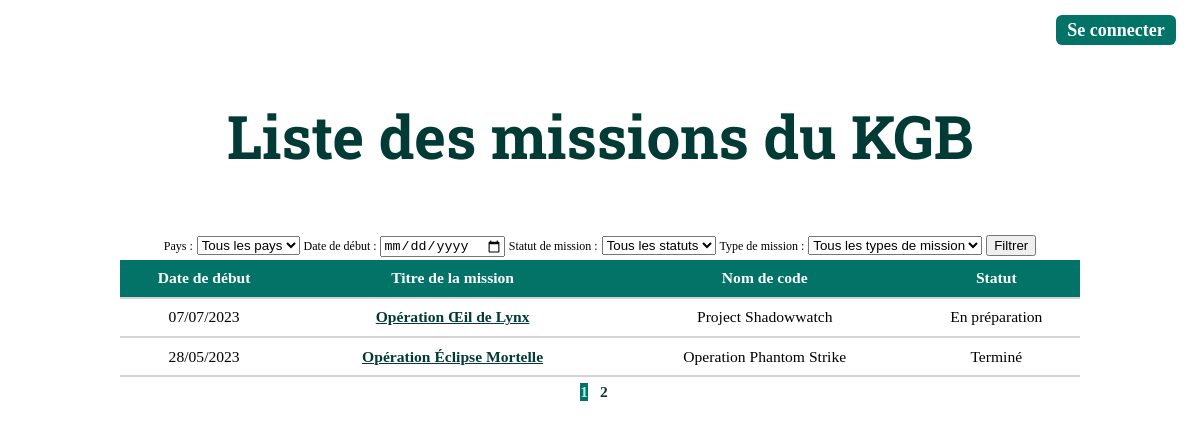
The page / on the database its author committed.
### tables this page shows
CREATE TABLE Missions
(
    id CHAR(36) PRIMARY KEY NOT NULL,
    title VARCHAR(250) NOT NULL,
    description TEXT(500) NOT NULL,
    codeName VARCHAR(250) NOT NULL UNIQUE,
    startDate DATE NOT NULL,
    endDate DATE NOT NULL,
    countrynationality_id INT NOT NULL,
    speciality_id INT NOT NULL,
    missionstatuses_id INT NOT NULL,
    missiontype_id INT NOT NULL,
    FOREIGN KEY (countrynationality_id) REFERENCES CountriesNationalities(id) ON DELETE CASCADE,
    FOREIGN KEY (speciality_id) REFERENCES Specialities(id) ON DELETE CASCADE,
    FOREIGN KEY (missionstatuses_id) REFERENCES MissionStatuses(id) ON DELETE CASCADE,
    FOREIGN KEY (missiontype_id) REFERENCES MissionTypes(id) ON DELETE CASCADE
);

CREATE TABLE MissionStatuses
(
    id INT PRIMARY KEY NOT NULL AUTO_INCREMENT,
    status VARCHAR(150) NOT NULL
);

### app/classes/Mission.php (called while the page is built, shortened)
<?php
require_once "Speciality.php";
require_once "MissionStatus.php";
require_once "MissionType.php";
require_once "CountryNationality.php";
class Mission
{
    private static \PDO $pdo;
    private static array $missions = [];
    public function __construct($pdo, string $id = '', string $title = '', string $description = '', string $codeName = '', string $startDate = '', string $endDate = '', ?CountryNationality $country = null, ?Speciality $speciality = null, ?MissionStatus $missionStatus = null, ?MissionType $missionType = null)
    {
        self::$pdo = $pdo;
        self::$missions[$id] = $this;
    }
    public static function getAllMissionsPagination(int $page, int $perPage): array
    {
        $offset = ($page - 1) * $perPage;
        $sort = isset($_GET['sort']) ? $_GET['sort'] : null;
        $validSortOptions = ['startDate', 'title', 'codeName', 'missionstatuses_id'];
        $sortField = in_array($sort, $validSortOptions) ? $sort : null;
        $query = "SELECT * FROM Missions";
        $query .= " LIMIT :offset, :perPage";
        $stmt = self::$pdo->prepare($query);
        $stmt->bindValue(':offset', $offset, \PDO::PARAM_INT);
        $stmt->bindValue(':perPage', $perPage, \PDO::PARAM_INT);
        $stmt->execute();
        $missionsData = $stmt->fetchAll(\PDO::FETCH_ASSOC);
        $sort = isset($_GET['sort']) ? $_GET['sort'] : null;
        $validSortOptions = ['startDate', 'title', 'codeName', 'missionstatuses_id'];
        $sortField = in_array($sort, $validSortOptions) ? $sort : null;
        $missions = [];
        foreach ($missionsData as $missionData) {
            $id = $missionData['id'];
            $title = $missionData['title'];
            $description = $missionData['description'];
            $codeName = $missionData['codeName'];
            $startDate = $missionData['startDate'];
            $endDate = $missionData['endDate'];
            $countryId = $missionData['countrynationality_id'];
            $specialityId = $missionData['speciality_id'];
            $missionStatusId = $missionData['missionstatuses_id'];
            $missionTypeId = $missionData['missiontype_id'];
            if (!isset(self::$missions[$id])) {
                $countryNationalityObj = new CountryNationality(self::$pdo);
                $country = $countryNationalityObj::getCountryNationalityById($countryId);
                $speciality = Speciality::getSpecialityById($specialityId);
                $missionStatus = MissionStatus::getMissionStatusById($missionStatusId);
                $missionType = MissionType::getMissionTypeById($missionTypeId);
                $mission = new Mission(self::$pdo, $id, $title, $description, $codeName, $startDate, $endDate, $country, $speciality, $missionStatus, $missionType);
                self::$missions[$id] = $mission;
            }
            $missions[] = self::$missions[$id];
        }
        return $missions;
    }
    public static function countMissions(): int
    {
        $query = "SELECT COUNT(*) AS total FROM Missions";
        $stmt = self::$pdo->prepare($query);
        $stmt->execute();
        $result = $stmt->fetch(\PDO::FETCH_ASSOC);
        return (int) $result['total'];
    }
}

### app/classes/CountryNationality.php (called while the page is built, shortened)
<?php
class CountryNationality
{
    private static \PDO $pdo;
    public function __construct($pdo, int $id = null, string $country = '', string $nationality = '')
    {
        self::$pdo = $pdo;
    }
    public static function getCountryNationalityById(int $id)
    {
        $query = "SELECT * FROM CountriesNationalities WHERE id = :id";
        $stmt = self::$pdo->prepare($query);
        $stmt->execute(['id' => $id]);
        $data = $stmt->fetch(\PDO::FETCH_ASSOC);
        $id = $data['id'];
        $country = $data['country'];
        $nationality = $data['nationality'];
        if ($data) {
            $countriesNationality = new CountryNationality(self::$pdo, $id, $country, $nationality);
            return $countriesNationality;
        }
        return null;
    }
}

### app/classes/Speciality.php (called while the page is built, shortened)
<?php
class Speciality
{
    private static \PDO $pdo;
    public function __construct($pdo, int $id = NULL, string $speciality = '')
    {
        self::$pdo = $pdo;
    }
    public static function getSpecialityById(int $id)
    {
        $query = "SELECT * FROM Specialities WHERE id = :id";
        $stmt = self::$pdo->prepare($query);
        $stmt->bindValue(':id', $id);
        $stmt->execute();
        $specialityDatas = $stmt->fetch(\PDO::FETCH_ASSOC);
        $id = $specialityDatas['id'];
        $specialityName = $specialityDatas['speciality'];
        if ($specialityDatas) {
            $speciality = new Speciality(self::$pdo, $id, $specialityName);
            return $speciality;
        }
        return null;
    }
}

### app/classes/MissionStatus.php (called while the page is built, shortened)
<?php
class MissionStatus
{
    private static \PDO $pdo;
    private static array $missionStatuses = [];
    public function __construct($pdo, int $id = NULL, string $status = '')
    {
        self::$pdo = $pdo;
        self::$missionStatuses[$id] = $this;
    }
    public static function getMissionStatusById(int $id)
    {
        if (isset(self::$missionStatuses[$id])) {
            return self::$missionStatuses[$id];
        }
        $query = "SELECT * FROM MissionStatuses WHERE id = :id";
        $stmt = self::$pdo->prepare($query);
        $stmt->execute(['id' => $id]);
        $statusDatas = $stmt->fetch(\PDO::FETCH_ASSOC);
        $id = $statusDatas['id'];
        $status = $statusDatas['status'];
        if ($statusDatas) {
            $missionStatus = new MissionStatus(self::$pdo, $id, $status);
            self::$missionStatuses[$id] = $missionStatus;
            return $missionStatus;
        }
        return null;
    }
    public static function getAllMissionStatuses(): array
    {
        $query = "SELECT * FROM MissionStatuses";
        $stmt = self::$pdo->prepare($query);
        $stmt->execute();
        $missionStatusesData = $stmt->fetchAll(\PDO::FETCH_ASSOC);
        $missionStatuses = [];
        foreach ($missionStatusesData as $missionStatusData) {
            $missionStatusId = $missionStatusData['id'];
            if (!isset(self::$missionStatuses[$missionStatusId])) {
                $missionStatus = new MissionStatus(self::$pdo, $missionStatusId, $missionStatusData['status']);
                self::$missionStatuses[$missionStatusId] = $missionStatus;
            }
            $missionStatuses[] = self::$missionStatuses[$missionStatusId];
        }
        return $missionStatuses;
    }
}

### app/classes/MissionType.php (called while the page is built, shortened)
<?php
class MissionType
{
    private static \PDO $pdo;
    public function __construct($pdo, int $id = NULL, string $type = '')
    {
        self::$pdo = $pdo;
    }
    public static function getMissionTypeById(int $id)
    {
        $query = "SELECT * FROM MissionTypes WHERE id = :id";
        $stmt = self::$pdo->prepare($query);
        $stmt->bindValue(':id', $id);
        $stmt->execute();
        $typeDatas = $stmt->fetch(\PDO::FETCH_ASSOC);
        $id = $typeDatas['id'];
        $type = $typeDatas['type'];
        if ($typeDatas) {
            $missionType = new MissionType(self::$pdo, $id, $type);
            return $missionType;
        }
        return null;
    }
}

### app/views/home.php (the view, shortened to what this page needs)
<?php
require_once '../classes/Mission.php';
require_once '../classes/Speciality.php';
require_once '../classes/MissionStatus.php';
require_once '../classes/MissionType.php';
require_once '../classes/CountryNationality.php';
$missionObj = new Mission($pdo);
$page = isset($_GET['page']) ? $_GET['page'] : 1;
$perPage = 2;
$totalItems = $missionObj::countMissions();
$totalPages = ceil($totalItems / $perPage);
$sort = isset($_GET['sort']) ? $_GET['sort'] : null;
$currentSortDir = isset($_GET['sortDir']) ? $_GET['sortDir'] : 'asc';
$nextSortDir = $currentSortDir === 'asc' ? 'desc' : 'asc';
$missions = $missionObj::getAllMissionsPagination($page, $perPage);
if (isset($_SESSION['filteredMissions'])) {
    $filteredMissions = $_SESSION['filteredMissions'];
    $missionsToShow = [];
    foreach ($filteredMissions as $missionData) {
        $id = $missionData->id;
        $missionObj = new Mission($pdo);
        $mission = $missionObj::getMissionById($id);
        $missionsToShow[] = $mission;
    }
    unset($_SESSION['filteredMissions']);
} else {
    $missionsToShow = $missions;
}
?>
<!DOCTYPE html>
<html lang="fr">
<head>
    <link rel="stylesheet" href="../../public/css/home.css">
</head>
<body>
    <header id="homeHeader">
        <div id="logContainer">
            <div id="logButton" class="button">
                <?php
                if (isset($_SESSION['admin'])) {
                    echo "<a href='../controllers/logControllers/logoutController.php' id='logLink' class='link'>Déconnexion</a>";
                } else {
                    echo "<a href='loginForm.php' id='logLink' class='link'>Se connecter</a>";
                }
                ?>
            </div>
        </div>
    </header>
    <h1>Liste des missions du KGB</h1>
        <div class="filterBar">
        <form method="post" action="../controllers/filterController.php">
            <label for="country" class="filterLabelText">Pays :</label>
            <select name="country" id="country">
                <option value="">Tous les pays</option>
            </select>
            <label for="startDate" class="filterLabelText">Date de début :</label>
            <input type="date" name="startDate" id="startDate">
            <label for="missionStatus" class="filterLabelText">Statut de mission :</label>
            <select name="missionStatus" id="missionStatus">
                <option value="">Tous les statuts</option>
            </select>
            <label for="missionType" class="filterLabelText">Type de mission :</label>
            <select name="missionType" id="missionType">
                <option value="">Tous les types de mission</option>
            </select>
            <button type="submit">Filtrer</button>
        </form>
    </div>
    <table>
        <tr>
            <th>
                <a href="?sort=startDate&sortDir=<?php echo $sort === 'startDate' ? $nextSortDir : 'asc'; ?>" class="thLink">
                    Date de début
                </a>
            </th>
            <th>
                <a href="?sort=title&sortDir=<?php echo $sort === 'title' ? $nextSortDir : 'asc'; ?>" class="thLink">
                    Titre de la mission
                </a>
            </th>
            <th>
                <a href="?sort=codeName&sortDir=<?php echo $sort === 'codeName' ? $nextSortDir : 'asc'; ?>" class="thLink">
                    Nom de code
                </a>
            </th>
            <th>
                <a href="?sort=missionstatuses_id&sortDir=<?php echo $sort === 'missionstatuses_id' ? $nextSortDir : 'asc'; ?>" class="thLink">
                    Statut
                </a>
            </th>
        </tr>
        <?php foreach ($missionsToShow as $mission) : ?>
            <tr>
                <td>
                    <?php
                    $startDate = $mission->getStartDate();
                    $startDateObj = DateTime::createFromFormat('Y-m-d', $startDate);
                    $formattedStartDate = $startDateObj->format('d/m/Y');
                    echo $formattedStartDate;
                    ?>
                </td>
                <td><a href="missionDetails.php?mission=<?php echo $mission->getId(); ?>"><?php echo $mission->getTitle(); ?></a></td>
                <td><?php echo $mission->getCodeName(); ?></td>
                <td>
                    <?php
                    $missionStatus = MissionStatus::getMissionStatusById($mission->getMissionStatus()->getId());
                    echo $missionStatus->getStatus();
                    ?>
                </td>
            </tr>
        <?php endforeach; ?>
    </table>
    <div class="pagination">
        <?php
        $currentPage = isset($_GET['page']) ? $_GET['page'] : 1;
        for ($i = 1; $i <= $totalPages; $i++) {
            $activeClass = ($currentPage == $i) ? 'active' : '';
            ?>
            <a href="?page=<?php echo $i; ?>" class="paginationLink <?php echo $activeClass; ?>"><?php echo $i; ?></a>
        <?php } ?>
    </div>
</body>
</html>

### public/css/home.css (style rules this page uses)
body { font-family: 'Didot', serif; font-size: 1.3vw; margin: 0; padding: 0; }
#homeHeader { height: 5vw; margin: 0; padding: 0; width: 100%; display: flex; flex-direction: row; justify-content: end; align-items: center; }
#logContainer { display: flex; align-items: center; justify-content: flex-end; margin-right: 2vw; }
.button { display: flex; align-items: center; justify-content: center; background: rgb(3, 114, 103); border-radius: 6px; }
#logButton { width: 10vw; height: 2.5vw; }
.link { color: white; text-decoration: none; font-weight: bold; }
#logLink { font-size: 1.5vw; }
h1 { display: flex; justify-content: center; margin-bottom: 5%; margin-top: 3%; font-family: 'Roboto Slab', serif; font-size: 5vw; color: rgb(2, 59, 53); }
.filterBar { display: flex; justify-content: center; margin-bottom: 0.2vw; }
.filterLabelText { font-size: 1vw; }
table, th, td { border-bottom: 2px solid lightgray; border-collapse: collapse; }
table { margin: auto; width: 80%; }
th, td { padding: 1%; }
th { background-color: rgb(3, 114, 103); }
.thLink { color: white; text-decoration: none; }
td { text-align: center; }
a { color: rgb(2, 59, 53); font-weight: 600; }
.pagination { width: 100%; margin-top: 0.5vw; display:flex; justify-content: center; }
.paginationLink { margin-right: 1vw; text-decoration: none; }
.paginationLink:link { color: rgb(2, 59, 53); }
.paginationLink.active { background: rgb(3, 114, 103); color: rgb(175, 238, 231); }

### rows shown on the page
missions: startDate "07/07/2023", title "Opération Œil de Lynx", codeName "Project Shadowwatch", missionstatuses.status "En préparation"
missions: startDate "28/05/2023", title "Opération Éclipse Mortelle", codeName "Operation Phantom Strike", missionstatuses.status "Terminé"
